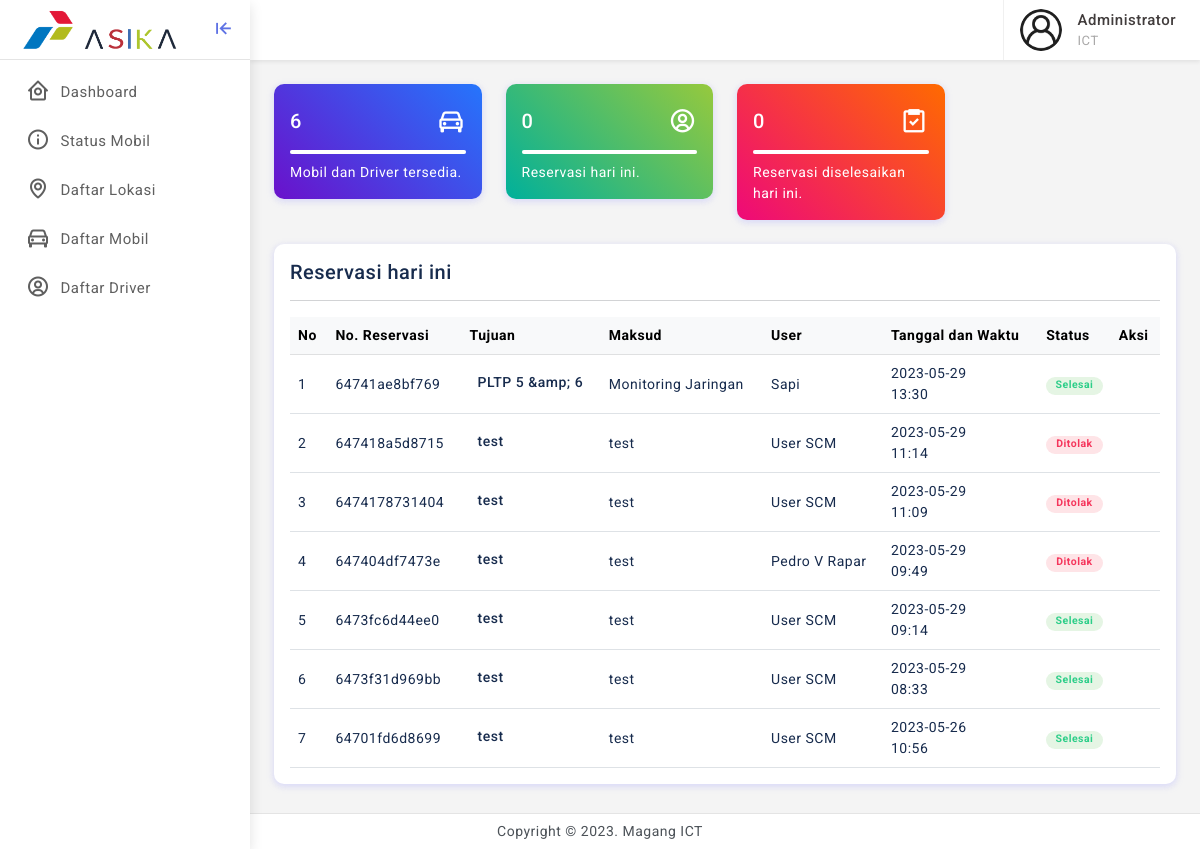
/dashboard/ (signed in), run on an earlier commit of the app's database.
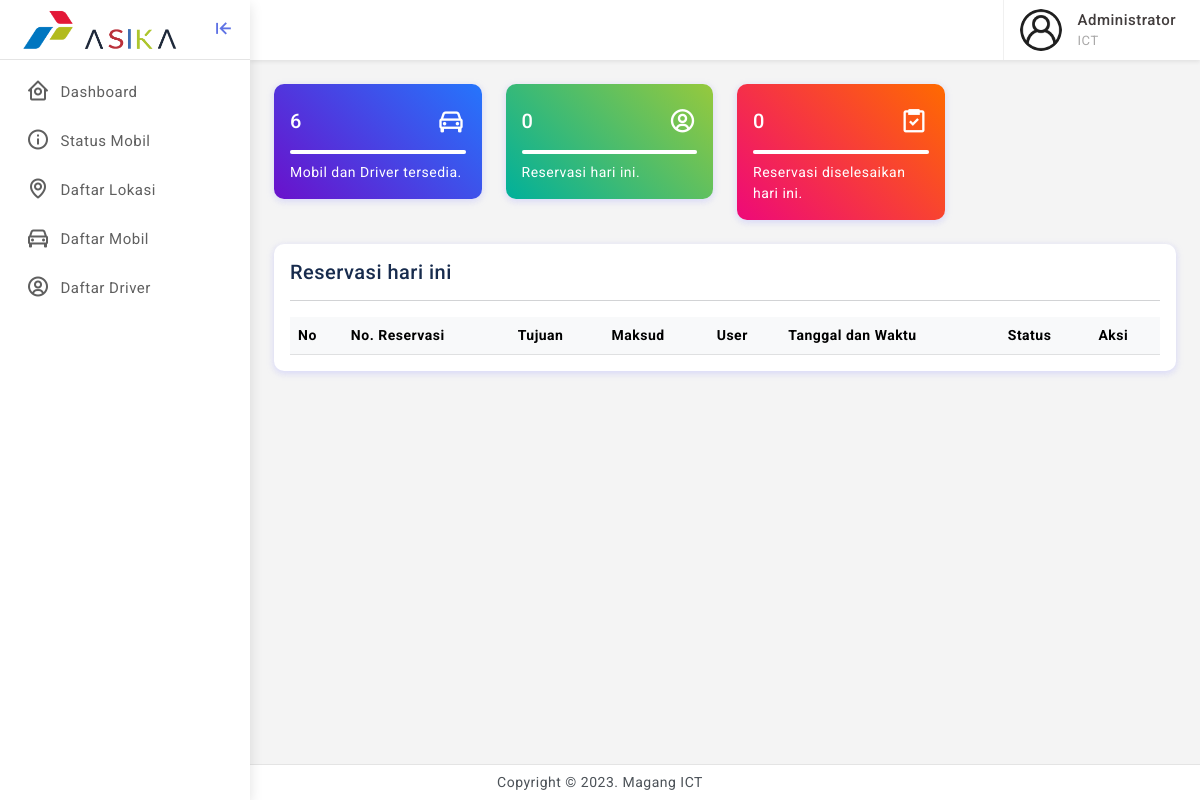
And on a later commit of the database.
### tables this page shows
CREATE TABLE `tb_reservasi` (
  `id_reservasi` int(11) NOT NULL,
  `no_pesanan` varchar(100) NOT NULL,
  `tujuan` varchar(255) NOT NULL,
  `maksud` varchar(255) NOT NULL,
  `user` varchar(100) NOT NULL,
  `fungsi` varchar(100) NOT NULL,
  `nomor` varchar(50) NOT NULL,
  `tanggal` varchar(100) NOT NULL,
  `waktu` varchar(100) NOT NULL,
  `status` varchar(100) NOT NULL DEFAULT 'pending',
  `id_user` varchar(100) NOT NULL,
  `waktu_selesai` timestamp NOT NULL DEFAULT current_timestamp() ON UPDATE current_timestamp(),
  `keterangan` varchar(255) NOT NULL
);

### dashboard/index.php (the view, shortened to what this page needs)
<?php
include "../include/koneksi.php";
include "../include/head.php";
$data = mysqli_query($koneksi, "SELECT * FROM tb_reservasi ORDER BY id_reservasi DESC");
$no = 1;
?>
<div class="row row-cols-1 row-cols-md-2 row-cols-xl-4">
	<div class="col">
		<div class="card radius-10 bg-gradient-deepblue">
			<div class="card-body">
				<div class="d-flex align-items-center">
					<h5 class="mb-0 text-white">
						<?php
						$sql = mysqli_query($koneksi, "SELECT * FROM `tb_status` JOIN `tb_supir` WHERE `tb_supir`.`id_supir` = `tb_status`.`id_supir` AND `tb_status`.`status` = 'Ready' ");
						$hitung = mysqli_num_rows($sql);
						echo $hitung;
						?>
					</h5>
					<div class="ms-auto">
						<i class='bx bx-car fs-3 text-white'></i>
					</div>
				</div>
				<div class="progress my-2 bg-white-transparent" style="height:4px;">
					<div class="progress-bar bg-white" role="progressbar" style="width: 100%" aria-valuenow="25" aria-valuemin="0" aria-valuemax="100"></div>
				</div>
				<div class="d-flex align-items-center text-white">
					<p class="mb-0">Mobil dan Driver tersedia.</p>
				</div>
			</div>
		</div>
	</div>
	<div class="col">
		<div class="card radius-10 bg-gradient-ohhappiness">
			<div class="card-body">
				<div class="d-flex align-items-center">
					<h5 class="mb-0 text-white">
						<?php
						$sql = mysqli_query($koneksi, "SELECT * FROM `tb_reservasi` WHERE `tanggal` >= CURRENT_DATE");
						$hitung = mysqli_num_rows($sql);
						echo $hitung;
						?>
					</h5>
					<div class="ms-auto">
						<i class='bx bx-user-circle fs-3 text-white'></i>
					</div>
				</div>
				<div class="progress my-2 bg-white-transparent" style="height:4px;">
					<div class="progress-bar bg-white" role="progressbar" style="width: 100%" aria-valuenow="25" aria-valuemin="0" aria-valuemax="100"></div>
				</div>
				<div class="d-flex align-items-center text-white">
					<p class="mb-0">Reservasi hari ini.</p>
				</div>
			</div>
		</div>
	</div>
	<div class="col">
		<div class="card radius-10 bg-gradient-ibiza">
			<div class="card-body">
				<div class="d-flex align-items-center">
					<h5 class="mb-0 text-white">
						<?php
						$sql = mysqli_query($koneksi, "SELECT * FROM `tb_reservasi` WHERE `status` = 'selesai' AND `tanggal` >= CURRENT_DATE");
						$hitung = mysqli_num_rows($sql);
						echo $hitung;
						?>
					</h5>
					<div class="ms-auto">
						<i class='bx bx-task fs-3 text-white'></i>
					</div>
				</div>
				<div class="progress my-2 bg-white-transparent" style="height:4px;">
					<div class="progress-bar bg-white" role="progressbar" style="width: 100%" aria-valuenow="25" aria-valuemin="0" aria-valuemax="100"></div>
				</div>
				<div class="d-flex align-items-center text-white">
					<p class="mb-0">Reservasi diselesaikan hari ini.</p>
				</div>
			</div>
		</div>
	</div>
</div>
<div class="card radius-10">
	<div class="card-body">
		<div class="d-flex align-items-center">
			<div>
				<h5 class="mb-0">Reservasi hari ini</h5>
			</div>
		</div>
		<hr>
		<div class="table-responsive">
			<table class="table align-middle mb-0" id="dt">
				<thead class="table-light">
					<tr>
						<th>No</th>
						<th>No. Reservasi</th>
						<th>Tujuan</th>
						<th>Maksud</th>
						<th>User</th>
						<th>Tanggal dan Waktu</th>
						<th>Status</th>
						<th>Aksi</th>
					</tr>
				</thead>
				<tbody>
					<?php
					foreach ($data as $d) {
					?>
						<tr>
							<td><?= $no++; ?></td>
							<td><?= htmlspecialchars($d['no_pesanan']); ?></td>
							<td>
								<div class="d-flex align-items-center">
									<div class="ms-2">
										<h6 class="mb-1 font-14"><?= htmlspecialchars($d['tujuan']); ?></h6>
									</div>
								</div>
							</td>
							<td><?= htmlspecialchars($d['maksud']); ?></td>
							<td><?= htmlspecialchars($d['user']); ?></td>
							<td><?= htmlspecialchars($d['tanggal']); ?> <br> <?= htmlspecialchars($d['waktu']); ?></td>
							<td>
								<?php
								if ($d['status'] == "pending") {
								?>
									<div class="badge rounded-pill bg-light-info text-info w-100">Menunggu</div>
								<?php
								} else if ($d['status'] == "inproses") {
								?>
									<div class="badge rounded-pill bg-light-warning text-warning w-100">Dalam Proses</div>
								<?php
								} else if ($d['status'] == "selesai") {
								?>
									<div class="badge rounded-pill bg-light-success text-success w-100">Selesai</div>
								<?php
								} else if ($d['status'] == "ditolak") {
								?>
									<div class="badge rounded-pill bg-light-danger text-danger w-100">Ditolak</div>
								<?php
								}
								?>
							</td>
							<td>
							</td>
						</tr>
					<?php
					}
					?>
				</tbody>
			</table>
		</div>
	</div>
</div>
</div>
<?php
include "../include/foot.php";
?>

What changed in the data, as far as the page shows it:
removed tb_reservasi: no_pesanan "64741ae8bf769", tujuan "PLTP 5 &amp; 6", maksud "Monitoring Jaringan", user "Sapi", tanggal "2023-05-29", waktu "13:30", status "Selesai"
removed tb_reservasi: no_pesanan "647418a5d8715", tujuan "test", maksud "test", user "User SCM", tanggal "2023-05-29", waktu "11:14", status "Ditolak"
removed tb_reservasi: no_pesanan "6474178731404", tujuan "test", maksud "test", user "User SCM", tanggal "2023-05-29", waktu "11:09", status "Ditolak"
removed tb_reservasi: no_pesanan "647404df7473e", tujuan "test", maksud "test", user "Pedro V Rapar", tanggal "2023-05-29", waktu "09:49", status "Ditolak"
removed tb_reservasi: no_pesanan "6473fc6d44ee0", tujuan "test", maksud "test", user "User SCM", tanggal "2023-05-29", waktu "09:14", status "Selesai"
removed tb_reservasi: no_pesanan "6473f31d969bb", tujuan "test", maksud "test", user "User SCM", tanggal "2023-05-29", waktu "08:33", status "Selesai"
removed tb_reservasi: no_pesanan "64701fd6d8699", tujuan "test", maksud "test", user "User SCM", tanggal "2023-05-26", waktu "10:56", status "Selesai"
